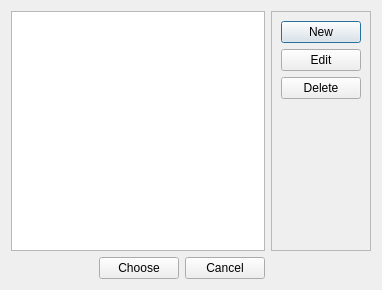
<?xml version="1.0" encoding="UTF-8"?>
<ui version="4.0">
 <class>Dialog</class>
 <widget class="QDialog" name="Dialog">
  <property name="geometry">
   <rect>
    <x>0</x>
    <y>0</y>
    <width>382</width>
    <height>290</height>
   </rect>
  </property>
  <property name="windowTitle">
   <string>Dialog</string>
  </property>
  <layout class="QGridLayout" name="gridLayout">
   <item row="1" column="0">
    <spacer name="horizontalSpacer">
     <property name="orientation">
      <enum>Qt::Horizontal</enum>
     </property>
     <property name="sizeHint" stdset="0">
      <size>
       <width>40</width>
       <height>20</height>
      </size>
     </property>
    </spacer>
   </item>
   <item row="0" column="3">
    <widget class="QFrame" name="frame">
     <property name="frameShape">
      <enum>QFrame::StyledPanel</enum>
     </property>
     <property name="frameShadow">
      <enum>QFrame::Raised</enum>
     </property>
     <layout class="QVBoxLayout" name="verticalLayout">
      <item>
       <widget class="QPushButton" name="new_vendor_button">
        <property name="text">
         <string>New</string>
        </property>
       </widget>
      </item>
      <item>
       <widget class="QPushButton" name="edit_vendor_button">
        <property name="text">
         <string>Edit</string>
        </property>
       </widget>
      </item>
      <item>
       <widget class="QPushButton" name="pushButton_3">
        <property name="text">
         <string>Delete</string>
        </property>
       </widget>
      </item>
      <item>
       <spacer name="verticalSpacer">
        <property name="orientation">
         <enum>Qt::Vertical</enum>
        </property>
        <property name="sizeHint" stdset="0">
         <size>
          <width>20</width>
          <height>40</height>
         </size>
        </property>
       </spacer>
      </item>
     </layout>
    </widget>
   </item>
   <item row="1" column="2">
    <widget class="QPushButton" name="cancel_button">
     <property name="text">
      <string>Cancel</string>
     </property>
    </widget>
   </item>
   <item row="0" column="0" colspan="3">
    <widget class="QListWidget" name="vendor_list"/>
   </item>
   <item row="1" column="1">
    <widget class="QPushButton" name="make_choice_button">
     <property name="text">
      <string>Choose</string>
     </property>
    </widget>
   </item>
  </layout>
 </widget>
 <resources/>
 <connections/>
</ui>
